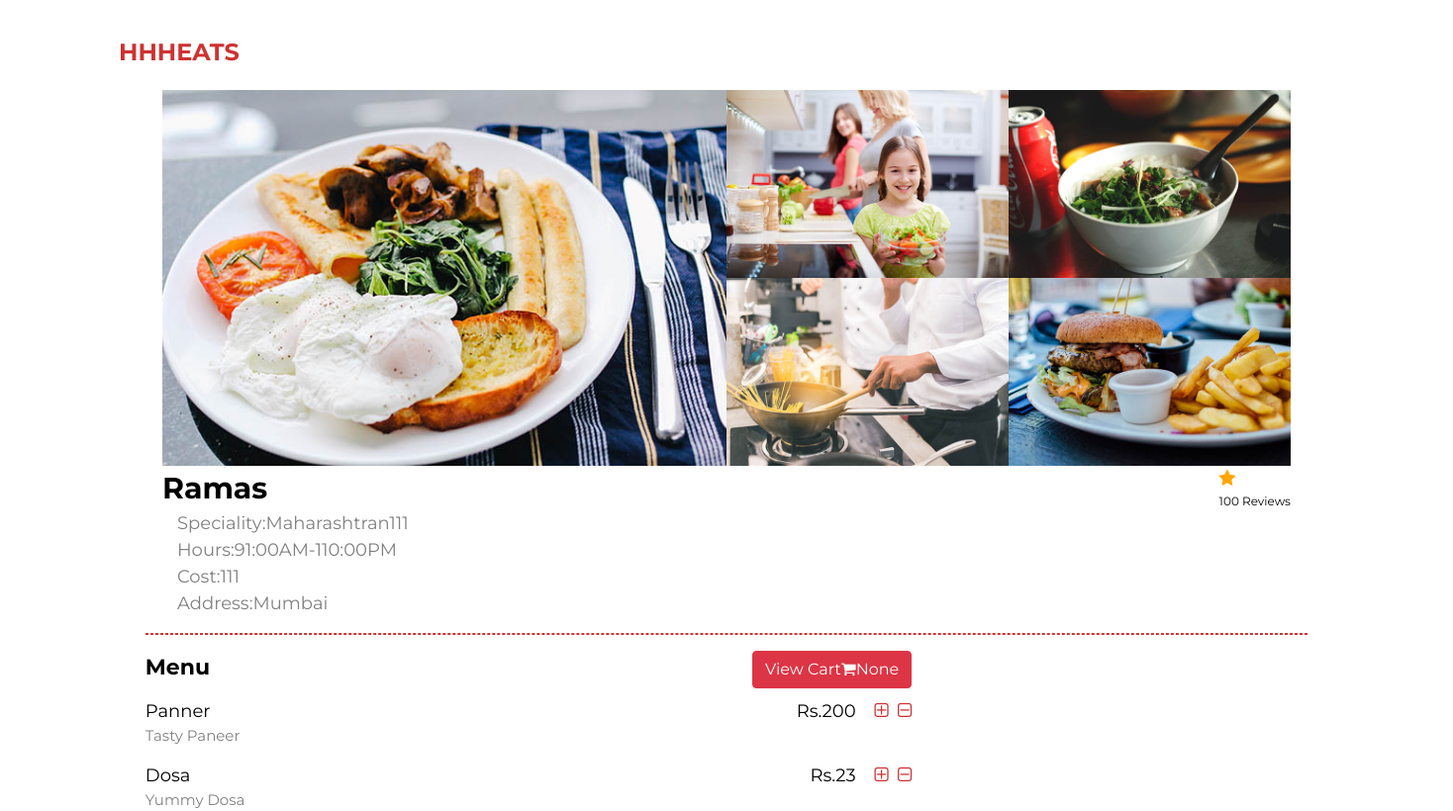
Page /menu/2 on the earlier database version.
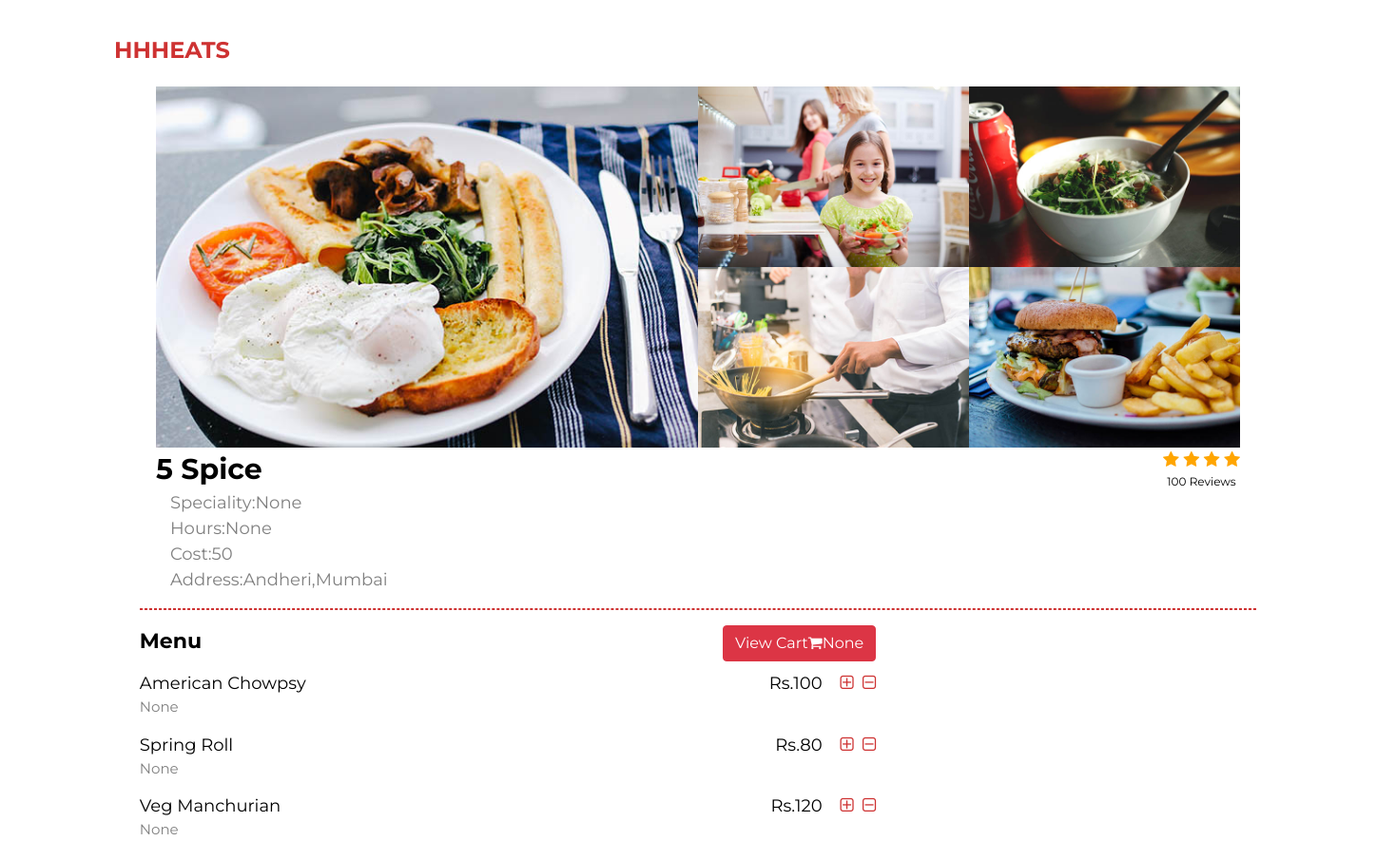
Same page on the later database version.
### foodapp/models.py (models this page shows, shortened)
class Restaurant(models.Model):
    user = models.OneToOneField(Owner, on_delete=models.CASCADE)
    rname = models.CharField(max_length=100, blank=False)
    info = models.CharField(max_length=40, blank=False)
    min_ord = models.CharField(max_length=5, blank=False)
    location = models.CharField(max_length=40, blank=False)
    r_logo = models.FileField(upload_to="rest_logo",blank=False)
    speciality=models.CharField(max_length=200,null=True,blank=True)
    hours=models.CharField(max_length=200,null=True,blank=True)
    rating=models.IntegerField(null=True,blank=True)
    phone=models.CharField(max_length=20,null=True,blank=True)
    REST_STATE_OPEN = "Open"
    REST_STATE_CLOSE = "Closed"
    REST_STATE_CHOICES = (
        (REST_STATE_OPEN, REST_STATE_OPEN),
        (REST_STATE_CLOSE, REST_STATE_CLOSE),
    )
    status = models.CharField(
        max_length=50, choices=REST_STATE_CHOICES, default=REST_STATE_OPEN, blank=False
    )
    approved = models.BooleanField(blank=False, default=True)

class MenuItem(models.Model):
    id = models.AutoField(primary_key=True)
    fname = models.CharField(max_length=30, blank=False)
    category = models.CharField(max_length=50, blank=False)
    description=models.CharField(max_length=200, blank=True,null=True)
    price = models.IntegerField(blank=False)

### foodapp/views.py (the view)
# urls.py: path("menu/<int:pk>",views.restuarantMenu,name="restuarantMenu"),
def restuarantMenu(request, pk=None):
    menu = Menu.objects.get(r_id=pk)
    rest = Restaurant.objects.get(id=pk)
    items = []
    context={
        'rest':rest,
        'menu':menu,
        'r_id':pk
    }
    return render(request, "menu.html", context)

### foodapp/templatetags/giverange.py (called while the page is built, shortened)
@register.filter(name='val')
def val(count):
    return range(count)

@register.filter(name='cart')
def cart_count(user):
    print("jhkdsfhkjsdhfkjdshfkjdfjhk")

### foodapp/templates/menu.html (shortened to what this page needs)
{% load static %}
{% load giverange %}
<!DOCTYPE html>
<html lang="en">
<head>
     <link rel="stylesheet" href="https://maxcdn.bootstrapcdn.com/bootstrap/4.5.2/css/bootstrap.min.css">
     <link rel="stylesheet" href="https://cdnjs.cloudflare.com/ajax/libs/font-awesome/4.7.0/css/font-awesome.min.css">
     <link rel="stylesheet" href="{% static 'css/menu.css' %}">
</head>
<body>
  <a href="{% url 'login' %}" class="navbar-brand">HHHEATS</a>
  <div id="menu" data-stellar-background-ratio="0.5">
          <div class="container">
               <div class="row">
                    <div class="col-md-6 col-sm-6">
                         <div class="menu-thumb">
                              <a href="{% static 'images/menu-image1.jpg' %}" class="image-popup" title="American Breakfast">
                                   <img src="images/menu-image1.jpg" class="img-responsive" alt="">
                              </a>
                         </div>
                    </div>
                    <div class="col-md-3 col-sm-6">
                         <div class="menu-thumb">
                              <a href="images/menu-image2.jpg" class="image-popup" title="Self-made Salad">
                                   <img src="images/menu-image2.jpg" class="img-responsive" alt="">
                              </a>
                         </div>
                         <div class="menu-thumb">
                            <a href="images/menu-image3.jpg" class="image-popup" title="Chinese Noodle">
                                 <img src="images/menu-image3.jpg" class="img-responsive" alt="">
                            </a>
                       </div>
                    </div>
                    <div class="col-md-3 col-sm-6">
                        <div class="menu-thumb">
                            <a href="images/menu-image4.jpg" class="image-popup" title="Rice Soup">
                                 <img src="images/menu-image4.jpg" class="img-responsive" alt="">
                            </a>
                       </div>
                       <div class="menu-thumb">
                        <a href="images/menu-image5.jpg" class="image-popup" title="Project title">
                             <img src="images/menu-image5.jpg" class="img-responsive" alt="">
                        </a>
                   </div>
                    </div>
                    <div class="resname">{{rest.rname}}</div>
                    <div class="rating">
                    {% for i in rest.rating|val %}
                    <span class="fa fa-star checked"></span>
                    {% endfor %}
                    <div class="review">100 Reviews</div>
                    </div>
               </div>
               <div class="resinfo">
                    <div>Speciality:{{rest.speciality}}</div>
                    <div>Hours:{{rest.hours}}</div>
                    <div>Cost:{{rest.min_ord}}</div>
                    <div>Address:{{rest.location}}</div>
               </div>
          </div><hr>
          <div class="fooditems">Menu <a href="{% url "cart" r_id %}"><button type="button" class="btn btn-danger">View Cart<i class="fa fa-shopping-cart" aria-hidden="true"></i>{{request.user|cart}}</button></a>  </div>
          {% for i in menu.r_menu.all %}
          <form method="POST">
          <div class="food-item">{{i.fname}}<span class="food-cost">Rs.{{i.price}}&nbsp;&nbsp;&nbsp; <a href="{% url 'NewOrder' pk=i.id rid=rest.id %}"><i class="fa fa-plus-square-o" aria-hidden="true"></i></a>&nbsp;&nbsp;<a href="{% url 'remove order' pk=i.id rid=rest.id %}"><i class="fa fa-minus-square-o" aria-hidden="true"></i></a></span>
          <div class="food-desc">{{i.description}}</div>
          </form>
          {% endfor %}
          </div>
</body>
</html>

Differences in the rows shown:
no longer on this page (row edited): MenuItem: fname "Panner", price "200", description "Tasty Paneer"
no longer on this page (row edited): MenuItem: fname "Dosa", price "23", description "Yummy Dosa"
changed Restaurant: rname "Ramas" → "5 Spice"; rating 1 → 4 (drawn); speciality "Maharashtran111" → "None"; hours "91:00AM-110:00PM" → "None"; min_ord "111" → "50"; location "Mumbai" → "Andheri,Mumbai"
added MenuItem: fname "American Chowpsy", price "100", description "None"
added MenuItem: fname "Spring Roll", price "80", description "None"
added MenuItem: fname "Veg Manchurian", price "120", description "None"
